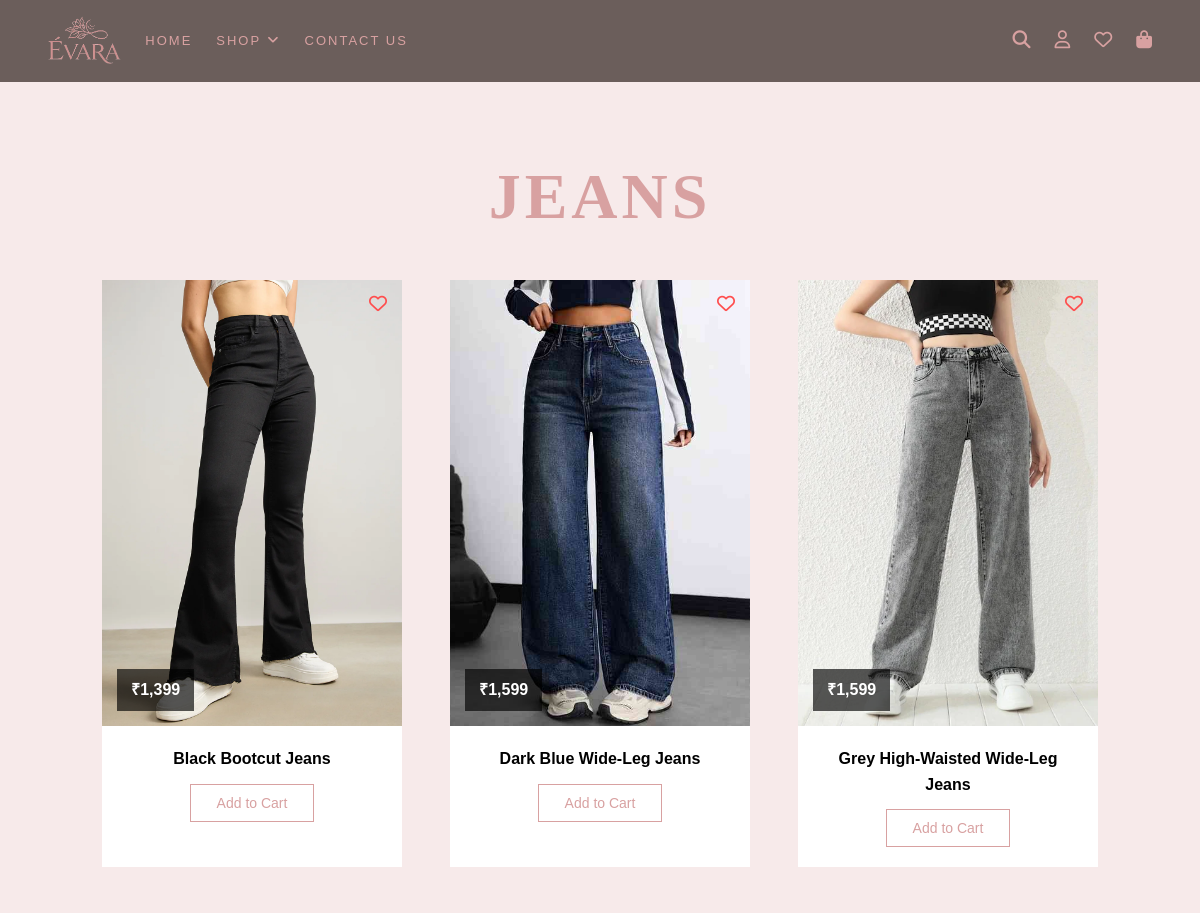
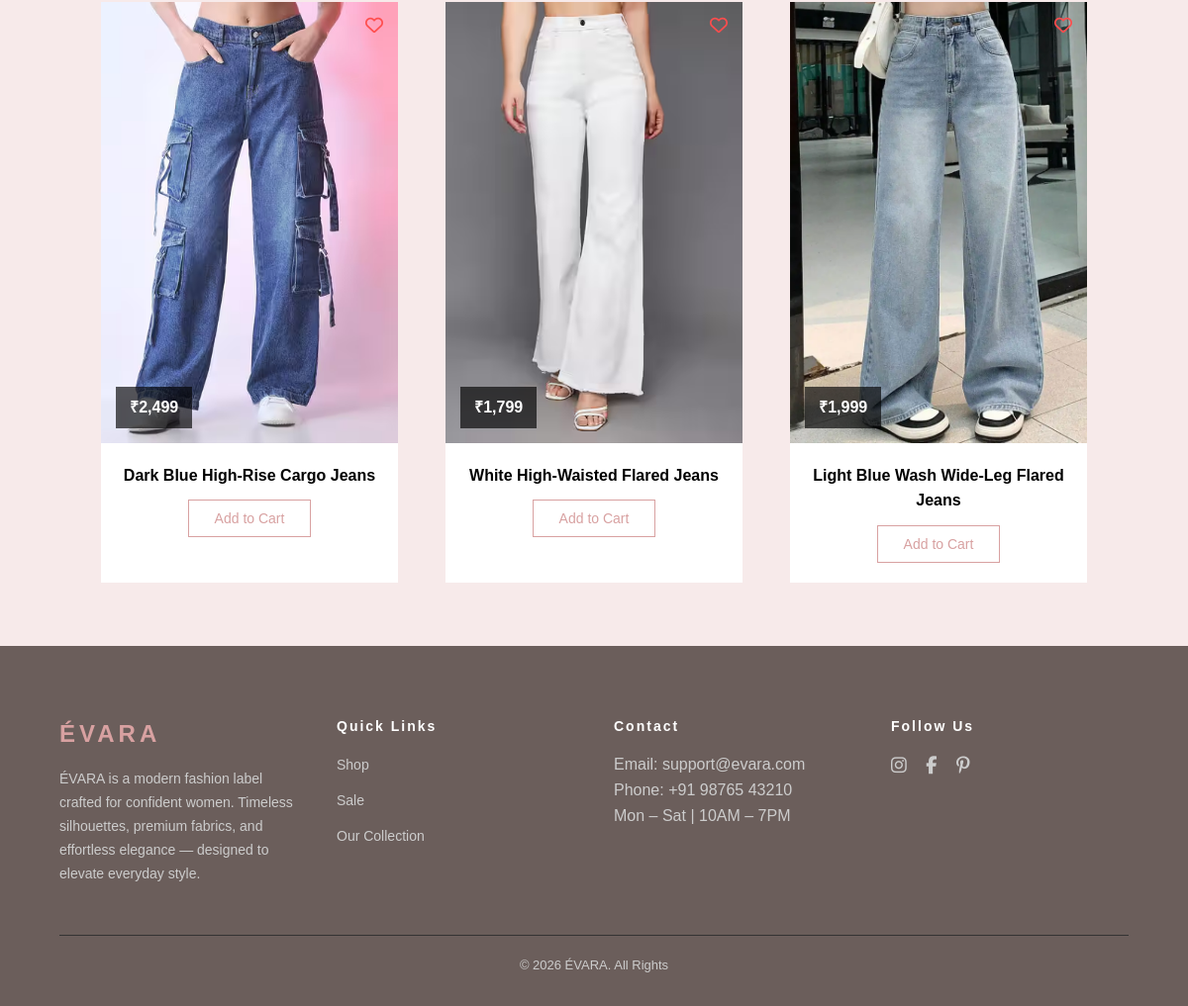
Page /jeans on the committed database (2 pictures, top to bottom).
### tables this page shows
CREATE TABLE product_images (id integer primary key  autoincrement, product_id integer, image_url text not null, type TEXT, foreign key(product_id) references products(id));

CREATE TABLE products ( id INTEGER PRIMARY KEY AUTOINCREMENT, name TEXT NOT NULL, description TEXT, price NUMERIC NOT NULL, sale_price NUMERIC, category_id INTEGER, stock INTEGER, is_featured BOOLEAN, created_at DATETIME DEFAULT CURRENT_TIMESTAMP, FOREIGN KEY(category_id) REFERENCES categories(id));

### app.py (the view)
@app.route("/jeans")
def jeans():
    with get_db_connection() as conn:
        products = conn.execute("SELECT p.id, p.name, p.price, p.sale_price, pi.image_url FROM products AS p JOIN product_images AS pi ON pi.product_id = p.id WHERE pi.type = 'f' AND p.category_id = 3 ORDER BY RANDOM() LIMIT 6").fetchall()
        wishlist_ids = []
        if 'user_id' in session:
            rows = conn.execute("SELECT product_id FROM wishlist WHERE user_id = ?",(session['user_id'],)).fetchall()
            wishlist_ids = [row['product_id'] for row in rows]
        cart_ids = []
        if 'user_id' in session:
            rows = conn.execute("SELECT product_id FROM cart WHERE user_id = ?",(session['user_id'],)).fetchall()
            cart_ids = [row['product_id'] for row in rows]
    return render_template("jeans.html", products=products, wishlist_ids=wishlist_ids, cart_ids=cart_ids)

### app.py (called while the page is built)
def get_db_connection():
    conn = sqlite3.connect("app.db")
    conn.row_factory = sqlite3.Row
    return conn

### helpers.py (called while the page is built)
def rs(value):
    return f"₹{value:,}"

### templates/jeans.html (shortened to what this page needs)
{% extends "layout.html" %}
{% block content %}
   <div class="jeans">
      <h1 class="shop-title">JEANS</h1>
      <div class="item-cards">
         {%  for product in products %}
                <div class="item-card" data-link="{{ url_for('product_detail', id=product['id']) }}">
                <div class="card-img">
                    <img src="{{ url_for('static', filename=product['image_url']) }}">
                    <form action="{{ url_for('toggle_wishlist', product_id=product['id']) }}" method="POST">
                        <button type="submit" class="wishlist-btn">
                            {% if product['id'] in wishlist_ids %}
                                <i class="fa-solid fa-heart wishlist active"></i>
                            {% else %}
                                <i class="fa-regular fa-heart wishlist"></i>
                            {% endif %}
                        </button>
                    </form>
                    <span class="price-tag">
                        {% if product['sale_price'] %}
                            <span class="old-price">{{ rs(product['price']) }}</span>
                            <span class="new-price">{{ rs(product['sale_price']) }}</span>
                        {% else %}
                            <span class="new-price">{{ rs(product['price']) }}</span>
                        {% endif %}
                    </span>
                </div>
                <div class="card-info">
                    <h5>{{ product['name'] }}</h5>
                    <form action="{{ url_for('toggle_cart', product_id=product['id']) }}" method="POST">
                        {% if product['id'] in cart_ids %}
                            <button class="add-cart-added">Added ✓</button>
                        {% else %}
                            <button class="add-cart">Add to Cart</button>
                        {% endif %}
                    </form>
                </div>
            </div>
         {% endfor %}
      </div>
   </div>
{% endblock %}

### static/style.css (style rules this page uses)
* { margin: 0; padding: 0; box-sizing: border-box; }
body { background-color: #f7eaea; font-family: Arial, sans-serif; line-height: 1.6; width: 100%; overflow-x: hidden; }
h1 { font-size: clamp(2rem, 6vw, 4rem); color: #d8a1a1; font-family: "AmstelvarAlpha", serif; letter-spacing: 0.25rem; transition: transform 0.1s ease-out; text-align: center; margin-bottom: 2rem; }
.item-cards { display: flex; gap: 3rem; justify-content: center; flex-wrap: wrap; }
.item-card { width: 300px; max-width: 100%; background: #fff; overflow: hidden; transition: transform 0.4s ease; cursor: pointer; }
.card-img { position: relative; width: 100%; padding-top: 140%; overflow: hidden; }
.card-img img { position: absolute; top: 0; left: 0; width: 100%; height: 100%; object-fit: cover; object-position: center; }
.price-tag { position: absolute; bottom: 15px; left: 15px; background: rgba(0,0,0,0.65); padding: 8px 14px; display: flex; gap: 10px; align-items: center; z-index: 2; }
.new-price { color: #fff; font-size: 16px; font-weight: bold; }
.wishlist { position: absolute; top: 15px; right: 15px; font-size: 18px; color: #ff4d4d; cursor: pointer; transition: transform 0.3s ease; z-index: 2; }
.card-info { padding: 20px; text-align: center; }
.card-info h5 { margin-bottom: 12px; font-size: 16px; }
.add-cart { padding: 10px 26px; background: transparent; border: 1px solid #d8a1a1; color: #d8a1a1; cursor: pointer; transition: all 0.3s ease; font-size: 14px; }
.dresses, .coord-sets, .jeans, .tops { padding: 2rem 0; margin: 2rem; }
.wishlist-btn { border: none; background-color: #f7eaea; }

### rows in the picture
product_images: image_url (picture), name "Black Bootcut Jeans"
products: price "₹1,399"
product_images: image_url (picture), name "Dark Blue Wide-Leg Jeans"
products: price "₹1,599"
product_images: image_url (picture), name "Grey High-Waisted Wide-Leg Jeans"
products: price "₹1,599"
product_images: image_url (picture), name "Dark Blue High-Rise Cargo Jeans"
products: price "₹2,499"
product_images: image_url (picture), name "White High-Waisted Flared Jeans"
products: price "₹1,799"
product_images: image_url (picture), name "Light Blue Wash Wide-Leg Flared Jeans"
products: price "₹1,999"
